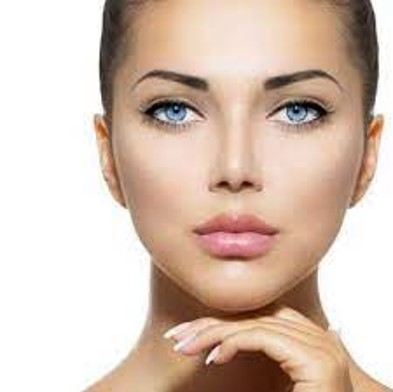
#> input picture images/portrait_1.jpg, 393 x 392 px
$ python file_2.py
#> lines starting #> are read from the running program, lines starting #| are printed output that depends on the picture; after the words box and inside, x2 and y2 are one past the last pixel; in counts of white or black regions, pixels touching at a corner belong together
import cv2
import matplotlib.pyplot as plt
import numpy as np
from math import tau
from scipy.integrate import quad_vec
from tqdm import tqdm
import matplotlib.animation as animation
import matplotlib.image as mpimg

# function to generate x+iy at given time t
def f(t, t_list, x_list, y_list):
    return np.interp(t, t_list, x_list + 1j * y_list)


#input image
image_path = '../images/portrait_1.jpg'
img = cv2.imread(image_path)
#> img is the input picture: shape (392, 393, 3); mean B, G, R 179.8, 193.8, 215.3
img_gray = cv2.cvtColor(img, cv2.COLOR_BGR2GRAY)
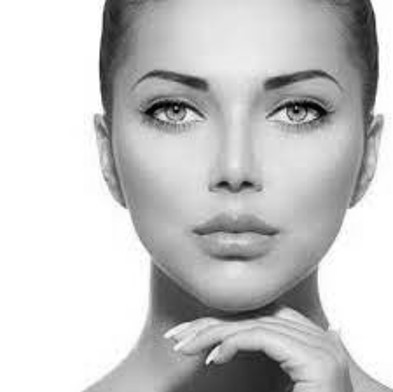
#> img_gray: shape (392, 393); min 0, max 255, mean 198.6


# Apply Canny edge detection
edges = cv2.Canny(img_gray, threshold1=50, threshold2=150)
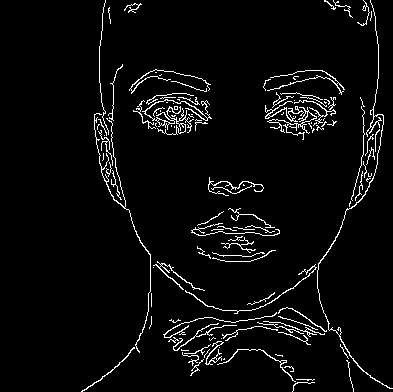
#> edges: shape (392, 393); 4.2% white in thin lines or dots, all inside (x1, y1, x2, y2) = (81, 0, 393, 392)

# Display the image after applying Canny edge detection
plt.figure(figsize=(6, 6))
plt.imshow(edges, cmap='gray')
plt.title('Canny Edge Detection')
plt.axis('off')
plt.show()

# Find contours from the edge-detected image
contours, hierarchy = cv2.findContours(edges, cv2.RETR_TREE, cv2.CHAIN_APPROX_SIMPLE)
#> contours = 139 contours, 121 with area under 20; largest, box (x1, y1, x2, y2) and area: (142, 99, 212, 135) 156, (317, 0, 393, 389) 108, (267, 107, 317, 140) 64, (205, 341, 224, 365) 61, (94, 113, 151, 353) 59
contours = np.array(contours[1])
#> contours = contour of 12 points, box (x1, y1, x2, y2) (296, 379, 315, 381), area 2


x_list, y_list = contours[:, :, 0].reshape(-1, ), -contours[:, :, 1].reshape(-1, )
#> x_list = [296, 306, 307, 308, 309, 311, 312, 313, 314, 313, 312, 311]; y_list = [-379, -379, -380, -380, -379, -379, -380, -379, -379, -379, -380, -379]

# center the contour to origin
x_list = x_list - np.mean(x_list)
#> x_list = [-13.33, -3.33, -2.33, -1.33, -0.333, 1.67, 2.67, 3.67, 4.67, 3.67, 2.67, 1.67]
y_list = y_list - np.mean(y_list)
#> y_list = [0.333, 0.333, -0.667, -0.667, 0.333, 0.333, -0.667, 0.333, 0.333, 0.333, -0.667, 0.333]

# visualize the contour
fig = plt.figure()
ax = fig.add_subplot(111)
ax.plot(x_list, y_list)

# later we will need these data to fix the size of figure
xlim_data = plt.xlim()
ylim_data = plt.ylim()

plt.show()
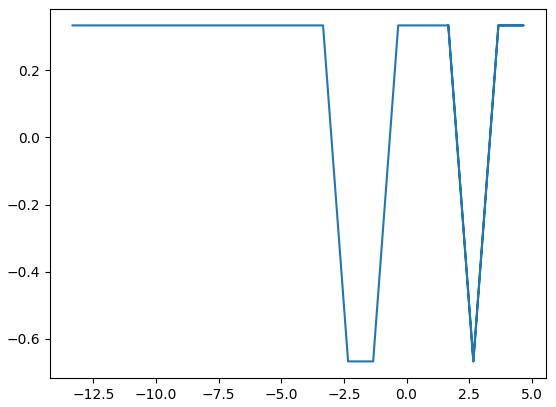
#> figure drawn by matplotlib, 1 panel

# time data from 0 to 2*PI as x,y is the function of time.
t_list = np.linspace(0, tau, len(x_list))  # now we can relate f(t) -> x,y
#> t_list = [0, 0.571, 1.14, 1.71, 2.28, 2.86, 3.43, 4, 4.57, 5.14, 5.71, 6.28]

# Now find forier coefficient from -n to n circles
order = 100
print("generating coefficients ...")

# lets compute fourier coefficients from -order to order
c = []
pbar = tqdm(total=(order * 2 + 1))
for n in range(-order, order + 1):
    # calculate definite integration from 0 to 2*PI
    coef = 1 / tau * \
#> (the run stopped early here; a loop or call above may not have finished)
